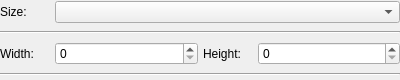
<?xml version="1.0" encoding="UTF-8"?>
<ui version="4.0">
 <class>SizeBoxEntity</class>
 <widget class="QWidget" name="SizeBoxEntity">
  <property name="geometry">
   <rect>
    <x>0</x>
    <y>0</y>
    <width>400</width>
    <height>80</height>
   </rect>
  </property>
  <property name="windowTitle">
   <string>Form</string>
  </property>
  <layout class="QGridLayout" name="gridLayout">
   <property name="leftMargin">
    <number>0</number>
   </property>
   <property name="topMargin">
    <number>0</number>
   </property>
   <property name="rightMargin">
    <number>0</number>
   </property>
   <property name="bottomMargin">
    <number>0</number>
   </property>
   <property name="horizontalSpacing">
    <number>5</number>
   </property>
   <property name="verticalSpacing">
    <number>7</number>
   </property>
   <item row="0" column="0">
    <widget class="QLabel" name="label">
     <property name="maximumSize">
      <size>
       <width>50</width>
       <height>16777215</height>
      </size>
     </property>
     <property name="text">
      <string>Size:</string>
     </property>
    </widget>
   </item>
   <item row="1" column="0" colspan="4">
    <widget class="Line" name="line">
     <property name="orientation">
      <enum>Qt::Horizontal</enum>
     </property>
    </widget>
   </item>
   <item row="2" column="0">
    <widget class="QLabel" name="widthLabel">
     <property name="maximumSize">
      <size>
       <width>50</width>
       <height>16777215</height>
      </size>
     </property>
     <property name="text">
      <string>Width:</string>
     </property>
    </widget>
   </item>
   <item row="2" column="1">
    <widget class="QSpinBox" name="widthSpinBox">
     <property name="maximum">
      <number>10000</number>
     </property>
    </widget>
   </item>
   <item row="2" column="2">
    <widget class="QLabel" name="heightLabel">
     <property name="maximumSize">
      <size>
       <width>50</width>
       <height>16777215</height>
      </size>
     </property>
     <property name="text">
      <string>Height:</string>
     </property>
    </widget>
   </item>
   <item row="2" column="3">
    <widget class="QSpinBox" name="heightSpinBox">
     <property name="maximum">
      <number>10000</number>
     </property>
    </widget>
   </item>
   <item row="3" column="0" colspan="4">
    <widget class="Line" name="bottomLine">
     <property name="orientation">
      <enum>Qt::Horizontal</enum>
     </property>
    </widget>
   </item>
   <item row="0" column="1" colspan="3">
    <widget class="QComboBox" name="modeComboBox"/>
   </item>
  </layout>
 </widget>
 <resources/>
 <connections/>
</ui>
